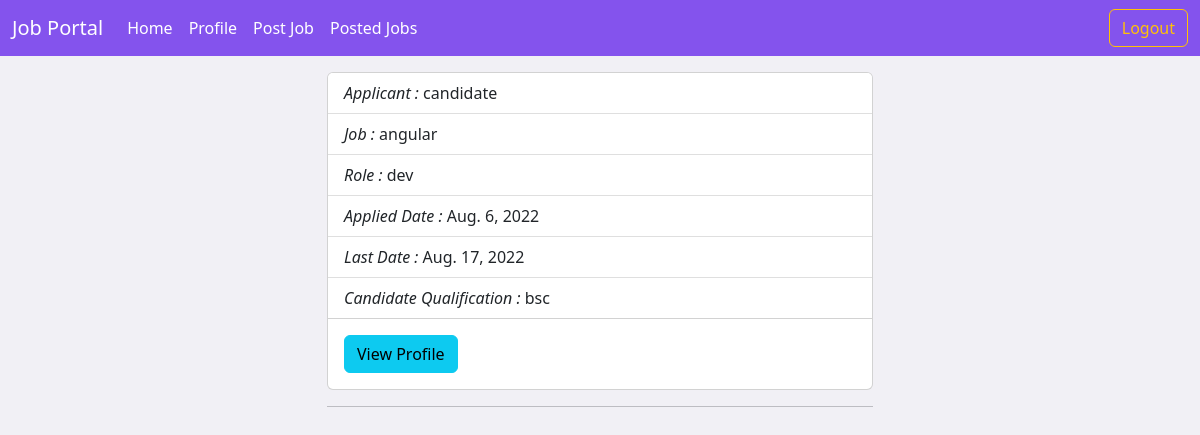
Screenshot of /employer/jobs/all/shortlist/2 (signed in) with the database file from the repository.
### employer/models.py (models this page shows)
class Applications(models.Model):
    applicant = models.ForeignKey(User, on_delete=models.CASCADE, related_name="applicants")
    job = models.ForeignKey(Jobs, on_delete=models.CASCADE, related_name="ajob")
    options = (
        ("applied", "applied"),
        ("rejected", "rejected"),
        ("pending", "pending"),
        ("cancelled", "cancelled"),
        ("accepted", "accepted")
    )
    status = models.CharField(max_length=20, choices=options, default="applied")
    date = models.DateField(auto_now_add=True)
    class Meta:
        unique_together = ("applicant", "job")

class Jobs(models.Model):
    posted_by = models.ForeignKey(User, on_delete=models.CASCADE, related_name="company")
    job_title = models.CharField(max_length=120)
    job_description = models.TextField()
    role = models.CharField(max_length=120)
    experience = models.PositiveIntegerField(default=0)
    location = models.CharField(max_length=120)
    salary = models.PositiveIntegerField()
    created_date = models.DateField(auto_now_add=True)
    last_date = models.DateField(null=True)
    qualification = models.CharField(max_length=120, null=True)
    def __str__(self):
        return self.job_title

### users/models.py (models this page shows, shortened)
class User(AbstractUser):
    phone = models.CharField(max_length=12)
    options = (
        ("employer", "employer"),
        ("candidate", "candidate")
    )
    role = models.CharField(max_length=12, choices=options, default="candidate")

### candidate/models.py (models this page shows)
class CandidateProfile(models.Model):
    user = models.OneToOneField(User, on_delete=models.CASCADE, related_name="candidates")
    profile_pic = models.ImageField(upload_to="profile")
    qualification = models.CharField(max_length=120)
    age = models.PositiveIntegerField(default=17)
    skills = models.CharField(max_length=120, null=True)
    cv = models.FileField(upload_to="cvs", null=True)

### employer/views.py (the view)
# urls.py: path("jobs/all/shortlist/<int:id>", views.ShortListView.as_view(), name="emp-shortlist"),
@method_decorator(signin_required, name="dispatch")
class ShortListView(ListView):
    model = Applications
    template_name = "emp-shortlist.html"
    context_object_name = "application"
    def get_queryset(self):
        return Applications.objects.filter(job=self.kwargs.get("id"), status="accepted")

### employer/templates/emp-shortlist.html (shortened to what this page needs)
{%extends 'base_emp.html'%}
{%block body_block%}
<div class="container mt-3">
    <div class="row">
        <div class="col-3"></div>
        <div class="col-6">
            {%if application%}
            {%for acpt in application%}
            <div class="card" style="">
                <ul class="list-group list-group-flush">
                    <li class="list-group-item"><i>Applicant : </i>{{acpt.applicant}}</li>
                    <li class="list-group-item"><i>Job : </i>{{acpt.job}}</li>
                    <li class="list-group-item"><i>Role : </i>{{acpt.job.role}}</li>
                    <li class="list-group-item"><i>Applied Date : </i>{{acpt.date}}</li>
                    <li class="list-group-item"><i>Last Date : </i>{{acpt.job.last_date}}</li>
                    <li class="list-group-item"><i>Candidate Qualification : </i>{{acpt.applicant.candidates.qualification}}
                    </li>
                </ul>
                <div class="card-body">
                    <button type="button" class="btn btn-info" data-bs-toggle="modal" data-bs-target="#staticBackdrop">
                        View Profile
                    </button>
                </div>
            </div>
            <hr>
            {%endfor%}
            {%else%}
            <h4>no accepted application</h4>
            {%endif%}
        </div>
        <div class="col-3"></div>
    </div>
</div>
{%endblock%}

### users/static/css/style.css (style rules this page uses)
body { height:100vh; background-color:#f1f0f5; }

### rows the page displays
Applications: applicant "candidate", job "angular", job.role "dev", date "Aug. 6, 2022", job.last_date "Aug. 17, 2022", applicant.candidates.qualification "bsc"
